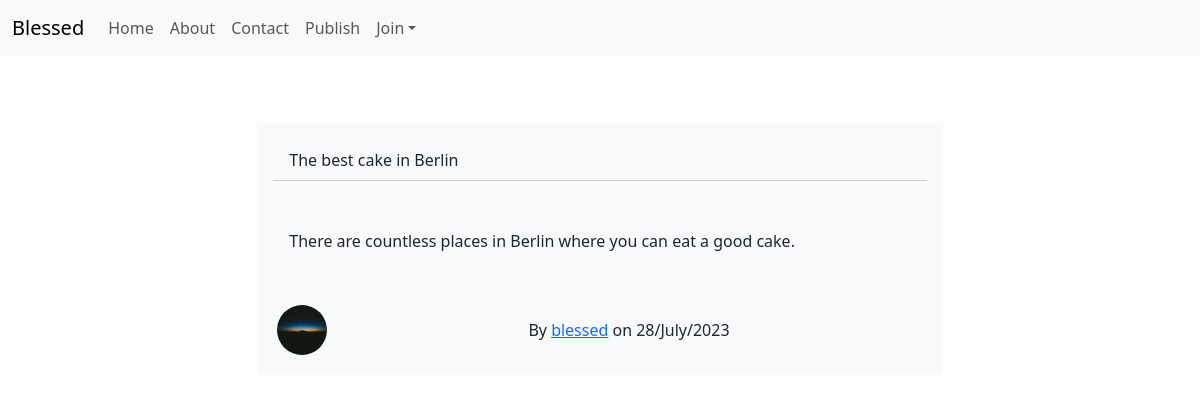
The page /new/14/ on the database its author committed.
### website/models.py (models this page shows, shortened)
class New(models.Model):
    title = models.CharField(max_length=40)
    content = models.TextField()
    date_created = models.DateTimeField(default=timezone.now)
    author = models.ForeignKey(User, on_delete=models.CASCADE)

### users/models.py (models this page shows, shortened)
class Profile(models.Model):
    user = models.OneToOneField(User, on_delete=models.CASCADE)
    picture = models.ImageField(default='default.jpg', upload_to='user_pictures')
    bio = models.TextField(blank=True, null=True)

### website/views.py (the view)
# urls.py: path('new/<int:pk>/', NewDetailView.as_view(), name='new-detail'),
class NewDetailView(DetailView):
    model = New

### website/templates/website/new_detail.html (shortened to what this page needs)
{% extends "website/base.html" %}
{% block content %}
<div class="container">
  <div class="row justify-content-center">
    <div class="col-md-8 m-3 pt-3">
      <div class="card bg-light m-3">
        <div class="bg-light m-3 card-header d-flex justify-content-between align-items-center">
          <span>{{ object.title }}</span>
        </div>
        <div class="m-3 card-body">
          <p class="card-text">{{ object.content }}</p>
        </div>
          <div class="m-3 d-flex align-items-center justify-content-between">
            <img class="m-1 author-icon rounded-circle" src="{{ object.author.profile.picture.url }}">
            <p class="m-1">By <a href="{% url 'user-news' object.author.username %}">{{ object.author }}</a> on {{ object.date_created|date:"d/N/Y" }}</p>
        </div>
      </div>
    </div>
  </div>
</div>
{% endblock content%}

### website/static/website/css/styles.css (style rules this page uses)
.card { border: 0; border-radius: 0; }
.author-icon { width: 50px; height: 50px; }

### rows shown on the page
New: title "The best cake in Berlin", content "There are countless places in Berlin where you can eat a good cake.", author.profile.picture (picture), author "blessed", date_created "28/July/2023"
